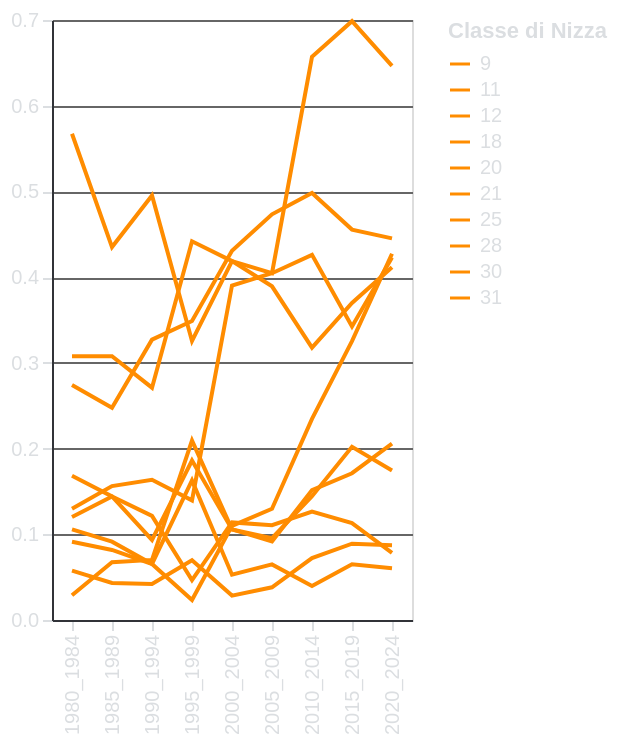

Express this chart as Vega-Lite.
### Vega-Lite specification from a JSON file in a GitHub repository (floating-point values rounded to 4 significant figures)
{"config": {"background": "transparent", "title": {"color": "#DBDEE1", "fontSize": 16}, "axis": {"domainColor": "#313338", "gridColor": "#666666", "tickColor": "#DBDEE1", "titleColor": "#DBDEE1", "labelColor": "#DBDEE1"}, "legend": {"labelColor": "#DBDEE1", "titleColor": "#DBDEE1"}}, "data": {"name": "data-3a41a3cf5e7c8bb83f643b38a96baf67"}, "mark": {"type": "line", "color": "darkorange"}, "encoding": {"color": {"field": "Nizza", "scale": {"domain": [9.0, 11.0, 12.0, 18.0, 20.0, 21.0, 25.0, 28.0, 30.0, 31.0], "range": ["darkorange"]}, "title": "Classe di Nizza", "type": "nominal"}, "detail": {"field": "Nizza", "type": "nominal"}, "opacity": {"condition": {"param": "Seleziona Classe di Nizza", "value": 1, "empty": true}, "value": 0.3}, "tooltip": [{"field": "Nizza", "title": "Classe di Nizza", "type": "nominal"}, {"field": "Description", "title": "Descrizione della Classe", "type": "nominal"}], "x": {"field": "lustro", "title": null, "type": "ordinal"}, "y": {"field": "normalized_counts", "title": null, "type": "quantitative"}}, "height": "container", "params": [{"name": "Seleziona Classe di Nizza", "select": {"type": "point", "fields": ["Nizza"]}, "bind": "legend"}, {"name": "param_33", "select": {"type": "interval", "encodings": []}, "bind": "scales"}], "width": "container", "$schema": "https://vega.github.io/schema/vega-lite/v5.8.0.json", "datasets": {"data-3a41a3cf5e7c8bb83f643b38a96baf67": [{"lustro": "1980_1984", "Nizza": 9.0, "Description": "apparecchi e strumenti per scopi scientifici o di ricerca, apparecchi audiovisivi e di tecnologia dell'informazione, nonché attrezzature per la sicurezza e il salvataggio di vite", "counts": 27, "num_videos": 208, "normalized_counts": 0.1298}, {"lustro": "1980_1984", "Nizza": 11.0, "Description": "apparecchi e installazioni per il controllo ambientale", "counts": 19, "num_videos": 208, "normalized_counts": 0.09135}, {"lustro": "1980_1984", "Nizza": 12.0, "Description": "veicoli e apparecchi per il trasporto di persone o merci via terra, aria o acqua", "counts": 57, "num_videos": 208, "normalized_counts": 0.274}, {"lustro": "1980_1984", "Nizza": 18.0, "Description": "pelle, imitazioni di pelle e alcuni beni fatti di quei materiali", "counts": 12, "num_videos": 208, "normalized_counts": 0.05769}, {"lustro": "1980_1984", "Nizza": 20.0, "Description": "mobili e loro parti", "counts": 22, "num_videos": 208, "normalized_counts": 0.1058}, {"lustro": "1980_1984", "Nizza": 21.0, "Description": "piccoli utensili e apparecchi a mano per uso domestico e da cucina", "counts": 118, "num_videos": 208, "normalized_counts": 0.5673}, {"lustro": "1980_1984", "Nizza": 25.0, "Description": "abbigliamento, calzature e copricapi per esseri umani", "counts": 25, "num_videos": 208, "normalized_counts": 0.1202}, {"lustro": "1980_1984", "Nizza": 28.0, "Description": "giocattoli, apparecchi per giocare, attrezzature sportive, articoli per il divertimento e la novità", "counts": 6, "num_videos": 208, "normalized_counts": 0.02885}, {"lustro": "1980_1984", "Nizza": 30.0, "Description": "alimenti di origine vegetale, ad eccezione di frutta e verdura, preparati o conservati per il consumo, nonché ausiliari destinati al miglioramento del sapore degli alimenti", "counts": 35, "num_videos": 208, "normalized_counts": 0.1683}, {"lustro": "1980_1984", "Nizza": 31.0, "Description": "prodotti terrestri e marini non sottoposti ad alcuna forma di preparazione per il consumo, animali vivi e piante, nonché alimenti per animali", "counts": 64, "num_videos": 208, "normalized_counts": 0.3077}, {"lustro": "1985_1989", "Nizza": 9.0, "Description": "apparecchi e strumenti per scopi scientifici o di ricerca, apparecchi audiovisivi e di tecnologia dell'informazione, nonché attrezzature per la sicurezza e il salvataggio di vite", "counts": 65, "num_videos": 416, "normalized_counts": 0.1562}, {"lustro": "1985_1989", "Nizza": 11.0, "Description": "apparecchi e installazioni per il controllo ambientale", "counts": 34, "num_videos": 416, "normalized_counts": 0.08173}, {"lustro": "1985_1989", "Nizza": 12.0, "Description": "veicoli e apparecchi per il trasporto di persone o merci via terra, aria o acqua", "counts": 103, "num_videos": 416, "normalized_counts": 0.2476}, {"lustro": "1985_1989", "Nizza": 18.0, "Description": "pelle, imitazioni di pelle e alcuni beni fatti di quei materiali", "counts": 18, "num_videos": 416, "normalized_counts": 0.04327}, {"lustro": "1985_1989", "Nizza": 20.0, "Description": "mobili e loro parti", "counts": 38, "num_videos": 416, "normalized_counts": 0.09135}, {"lustro": "1985_1989", "Nizza": 21.0, "Description": "piccoli utensili e apparecchi a mano per uso domestico e da cucina", "counts": 181, "num_videos": 416, "normalized_counts": 0.4351}, {"lustro": "1985_1989", "Nizza": 25.0, "Description": "abbigliamento, calzature e copricapi per esseri umani", "counts": 60, "num_videos": 416, "normalized_counts": 0.1442}, {"lustro": "1985_1989", "Nizza": 28.0, "Description": "giocattoli, apparecchi per giocare, attrezzature sportive, articoli per il divertimento e la novità", "counts": 28, "num_videos": 416, "normalized_counts": 0.06731}, {"lustro": "1985_1989", "Nizza": 30.0, "Description": "alimenti di origine vegetale, ad eccezione di frutta e verdura, preparati o conservati per il consumo, nonché ausiliari destinati al miglioramento del sapore degli alimenti", "counts": 60, "num_videos": 416, "normalized_counts": 0.1442}, {"lustro": "1985_1989", "Nizza": 31.0, "Description": "prodotti terrestri e marini non sottoposti ad alcuna forma di preparazione per il consumo, animali vivi e piante, nonché alimenti per animali", "counts": 128, "num_videos": 416, "normalized_counts": 0.3077}, {"lustro": "1990_1994", "Nizza": 9.0, "Description": "apparecchi e strumenti per scopi scientifici o di ricerca, apparecchi audiovisivi e di tecnologia dell'informazione, nonché attrezzature per la sicurezza e il salvataggio di vite", "counts": 35, "num_videos": 214, "normalized_counts": 0.1636}, {"lustro": "1990_1994", "Nizza": 11.0, "Description": "apparecchi e installazioni per il controllo ambientale", "counts": 14, "num_videos": 214, "normalized_counts": 0.06542}, {"lustro": "1990_1994", "Nizza": 12.0, "Description": "veicoli e apparecchi per il trasporto di persone o merci via terra, aria o acqua", "counts": 70, "num_videos": 214, "normalized_counts": 0.3271}, {"lustro": "1990_1994", "Nizza": 18.0, "Description": "pelle, imitazioni di pelle e alcuni beni fatti di quei materiali", "counts": 9, "num_videos": 214, "normalized_counts": 0.04206}, {"lustro": "1990_1994", "Nizza": 20.0, "Description": "mobili e loro parti", "counts": 14, "num_videos": 214, "normalized_counts": 0.06542}, {"lustro": "1990_1994", "Nizza": 21.0, "Description": "piccoli utensili e apparecchi a mano per uso domestico e da cucina", "counts": 106, "num_videos": 214, "normalized_counts": 0.4953}, {"lustro": "1990_1994", "Nizza": 25.0, "Description": "abbigliamento, calzature e copricapi per esseri umani", "counts": 26, "num_videos": 214, "normalized_counts": 0.1215}, {"lustro": "1990_1994", "Nizza": 28.0, "Description": "giocattoli, apparecchi per giocare, attrezzature sportive, articoli per il divertimento e la novità", "counts": 15, "num_videos": 214, "normalized_counts": 0.07009}, {"lustro": "1990_1994", "Nizza": 30.0, "Description": "alimenti di origine vegetale, ad eccezione di frutta e verdura, preparati o conservati per il consumo, nonché ausiliari destinati al miglioramento del sapore degli alimenti", "counts": 20, "num_videos": 214, "normalized_counts": 0.09346}, {"lustro": "1990_1994", "Nizza": 31.0, "Description": "prodotti terrestri e marini non sottoposti ad alcuna forma di preparazione per il consumo, animali vivi e piante, nonché alimenti per animali", "counts": 58, "num_videos": 214, "normalized_counts": 0.271}, {"lustro": "1995_1999", "Nizza": 9.0, "Description": "apparecchi e strumenti per scopi scientifici o di ricerca, apparecchi audiovisivi e di tecnologia dell'informazione, nonché attrezzature per la sicurezza e il salvataggio di vite", "counts": 6, "num_videos": 43, "normalized_counts": 0.1395}, {"lustro": "1995_1999", "Nizza": 11.0, "Description": "apparecchi e installazioni per il controllo ambientale", "counts": 7, "num_videos": 43, "normalized_counts": 0.1628}, {"lustro": "1995_1999", "Nizza": 12.0, "Description": "veicoli e apparecchi per il trasporto di persone o merci via terra, aria o acqua", "counts": 15, "num_videos": 43, "normalized_counts": 0.3488}, {"lustro": "1995_1999", "Nizza": 18.0, "Description": "pelle, imitazioni di pelle e alcuni beni fatti di quei materiali", "counts": 3, "num_videos": 43, "normalized_counts": 0.06977}, {"lustro": "1995_1999", "Nizza": 20.0, "Description": "mobili e loro parti", "counts": 1, "num_videos": 43, "normalized_counts": 0.02326}, {"lustro": "1995_1999", "Nizza": 21.0, "Description": "piccoli utensili e apparecchi a mano per uso domestico e da cucina", "counts": 14, "num_videos": 43, "normalized_counts": 0.3256}, {"lustro": "1995_1999", "Nizza": 25.0, "Description": "abbigliamento, calzature e copricapi per esseri umani", "counts": 2, "num_videos": 43, "normalized_counts": 0.04651}, {"lustro": "1995_1999", "Nizza": 28.0, "Description": "giocattoli, apparecchi per giocare, attrezzature sportive, articoli per il divertimento e la novità", "counts": 9, "num_videos": 43, "normalized_counts": 0.2093}, {"lustro": "1995_1999", "Nizza": 30.0, "Description": "alimenti di origine vegetale, ad eccezione di frutta e verdura, preparati o conservati per il consumo, nonché ausiliari destinati al miglioramento del sapore degli alimenti", "counts": 8, "num_videos": 43, "normalized_counts": 0.186}, {"lustro": "1995_1999", "Nizza": 31.0, "Description": "prodotti terrestri e marini non sottoposti ad alcuna forma di preparazione per il consumo, animali vivi e piante, nonché alimenti per animali", "counts": 19, "num_videos": 43, "normalized_counts": 0.4419}, {"lustro": "2000_2004", "Nizza": 9.0, "Description": "apparecchi e strumenti per scopi scientifici o di ricerca, apparecchi audiovisivi e di tecnologia dell'informazione, nonché attrezzature per la sicurezza e il salvataggio di vite", "counts": 96, "num_videos": 246, "normalized_counts": 0.3902}, {"lustro": "2000_2004", "Nizza": 11.0, "Description": "apparecchi e installazioni per il controllo ambientale", "counts": 13, "num_videos": 246, "normalized_counts": 0.05285}, {"lustro": "2000_2004", "Nizza": 12.0, "Description": "veicoli e apparecchi per il trasporto di persone o merci via terra, aria o acqua", "counts": 106, "num_videos": 246, "normalized_counts": 0.4309}, {"lustro": "2000_2004", "Nizza": 18.0, "Description": "pelle, imitazioni di pelle e alcuni beni fatti di quei materiali", "counts": 7, "num_videos": 246, "normalized_counts": 0.02846}, {"lustro": "2000_2004", "Nizza": 20.0, "Description": "mobili e loro parti", "counts": 27, "num_videos": 246, "normalized_counts": 0.1098}, {"lustro": "2000_2004", "Nizza": 21.0, "Description": "piccoli utensili e apparecchi a mano per uso domestico e da cucina", "counts": 103, "num_videos": 246, "normalized_counts": 0.4187}, {"lustro": "2000_2004", "Nizza": 25.0, "Description": "abbigliamento, calzature e copricapi per esseri umani", "counts": 28, "num_videos": 246, "normalized_counts": 0.1138}, {"lustro": "2000_2004", "Nizza": 28.0, "Description": "giocattoli, apparecchi per giocare, attrezzature sportive, articoli per il divertimento e la novità", "counts": 26, "num_videos": 246, "normalized_counts": 0.1057}, {"lustro": "2000_2004", "Nizza": 30.0, "Description": "alimenti di origine vegetale, ad eccezione di frutta e verdura, preparati o conservati per il consumo, nonché ausiliari destinati al miglioramento del sapore degli alimenti", "counts": 26, "num_videos": 246, "normalized_counts": 0.1057}, {"lustro": "2000_2004", "Nizza": 31.0, "Description": "prodotti terrestri e marini non sottoposti ad alcuna forma di preparazione per il consumo, animali vivi e piante, nonché alimenti per animali", "counts": 103, "num_videos": 246, "normalized_counts": 0.4187}, {"lustro": "2005_2009", "Nizza": 9.0, "Description": "apparecchi e strumenti per scopi scientifici o di ricerca, apparecchi audiovisivi e di tecnologia dell'informazione, nonché attrezzature per la sicurezza e il salvataggio di vite", "counts": 106, "num_videos": 262, "normalized_counts": 0.4046}, {"lustro": "2005_2009", "Nizza": 11.0, "Description": "apparecchi e installazioni per il controllo ambientale", "counts": 17, "num_videos": 262, "normalized_counts": 0.06489}, {"lustro": "2005_2009", "Nizza": 12.0, "Description": "veicoli e apparecchi per il trasporto di persone o merci via terra, aria o acqua", "counts": 124, "num_videos": 262, "normalized_counts": 0.4733}, {"lustro": "2005_2009", "Nizza": 18.0, "Description": "pelle, imitazioni di pelle e alcuni beni fatti di quei materiali", "counts": 10, "num_videos": 262, "normalized_counts": 0.03817}, {"lustro": "2005_2009", "Nizza": 20.0, "Description": "mobili e loro parti", "counts": 34, "num_videos": 262, "normalized_counts": 0.1298}, {"lustro": "2005_2009", "Nizza": 21.0, "Description": "piccoli utensili e apparecchi a mano per uso domestico e da cucina", "counts": 106, "num_videos": 262, "normalized_counts": 0.4046}, {"lustro": "2005_2009", "Nizza": 25.0, "Description": "abbigliamento, calzature e copricapi per esseri umani", "counts": 29, "num_videos": 262, "normalized_counts": 0.1107}, {"lustro": "2005_2009", "Nizza": 28.0, "Description": "giocattoli, apparecchi per giocare, attrezzature sportive, articoli per il divertimento e la novità", "counts": 25, "num_videos": 262, "normalized_counts": 0.09542}, {"lustro": "2005_2009", "Nizza": 30.0, "Description": "alimenti di origine vegetale, ad eccezione di frutta e verdura, preparati o conservati per il consumo, nonché ausiliari destinati al miglioramento del sapore degli alimenti", "counts": 24, "num_videos": 262, "normalized_counts": 0.0916}, {"lustro": "2005_2009", "Nizza": 31.0, "Description": "prodotti terrestri e marini non sottoposti ad alcuna forma di preparazione per il consumo, animali vivi e piante, nonché alimenti per animali", "counts": 102, "num_videos": 262, "normalized_counts": 0.3893}, {"lustro": "2010_2014", "Nizza": 9.0, "Description": "apparecchi e strumenti per scopi scientifici o di ricerca, apparecchi audiovisivi e di tecnologia dell'informazione, nonché attrezzature per la sicurezza e il salvataggio di vite", "counts": 118, "num_videos": 277, "normalized_counts": 0.426}, {"lustro": "2010_2014", "Nizza": 11.0, "Description": "apparecchi e installazioni per il controllo ambientale", "counts": 11, "num_videos": 277, "normalized_counts": 0.03971}, {"lustro": "2010_2014", "Nizza": 12.0, "Description": "veicoli e apparecchi per il trasporto di persone o merci via terra, aria o acqua", "counts": 138, "num_videos": 277, "normalized_counts": 0.4982}, {"lustro": "2010_2014", "Nizza": 18.0, "Description": "pelle, imitazioni di pelle e alcuni beni fatti di quei materiali", "counts": 20, "num_videos": 277, "normalized_counts": 0.0722}, {"lustro": "2010_2014", "Nizza": 20.0, "Description": "mobili e loro parti", "counts": 65, "num_videos": 277, "normalized_counts": 0.2347}, {"lustro": "2010_2014", "Nizza": 21.0, "Description": "piccoli utensili e apparecchi a mano per uso domestico e da cucina", "counts": 182, "num_videos": 277, "normalized_counts": 0.657}, {"lustro": "2010_2014", "Nizza": 25.0, "Description": "abbigliamento, calzature e copricapi per esseri umani", "counts": 35, "num_videos": 277, "normalized_counts": 0.1264}, {"lustro": "2010_2014", "Nizza": 28.0, "Description": "giocattoli, apparecchi per giocare, attrezzature sportive, articoli per il divertimento e la novità", "counts": 40, "num_videos": 277, "normalized_counts": 0.1444}, {"lustro": "2010_2014", "Nizza": 30.0, "Description": "alimenti di origine vegetale, ad eccezione di frutta e verdura, preparati o conservati per il consumo, nonché ausiliari destinati al miglioramento del sapore degli alimenti", "counts": 42, "num_videos": 277, "normalized_counts": 0.1516}, {"lustro": "2010_2014", "Nizza": 31.0, "Description": "prodotti terrestri e marini non sottoposti ad alcuna forma di preparazione per il consumo, animali vivi e piante, nonché alimenti per animali", "counts": 88, "num_videos": 277, "normalized_counts": 0.3177}, {"lustro": "2015_2019", "Nizza": 9.0, "Description": "apparecchi e strumenti per scopi scientifici o di ricerca, apparecchi audiovisivi e di tecnologia dell'informazione, nonché attrezzature per la sicurezza e il salvataggio di vite", "counts": 100, "num_videos": 292, "normalized_counts": 0.3425}, {"lustro": "2015_2019", "Nizza": 11.0, "Description": "apparecchi e installazioni per il controllo ambientale", "counts": 19, "num_videos": 292, "normalized_counts": 0.06507}, {"lustro": "2015_2019", "Nizza": 12.0, "Description": "veicoli e apparecchi per il trasporto di persone o merci via terra, aria o acqua", "counts": 133, "num_videos": 292, "normalized_counts": 0.4555}, {"lustro": "2015_2019", "Nizza": 18.0, "Description": "pelle, imitazioni di pelle e alcuni beni fatti di quei materiali", "counts": 26, "num_videos": 292, "normalized_counts": 0.08904}, {"lustro": "2015_2019", "Nizza": 20.0, "Description": "mobili e loro parti", "counts": 95, "num_videos": 292, "normalized_counts": 0.3253}, {"lustro": "2015_2019", "Nizza": 21.0, "Description": "piccoli utensili e apparecchi a mano per uso domestico e da cucina", "counts": 204, "num_videos": 292, "normalized_counts": 0.6986}, {"lustro": "2015_2019", "Nizza": 25.0, "Description": "abbigliamento, calzature e copricapi per esseri umani", "counts": 33, "num_videos": 292, "normalized_counts": 0.113}, {"lustro": "2015_2019", "Nizza": 28.0, "Description": "giocattoli, apparecchi per giocare, attrezzature sportive, articoli per il divertimento e la novità", "counts": 59, "num_videos": 292, "normalized_counts": 0.2021}, {"lustro": "2015_2019", "Nizza": 30.0, "Description": "alimenti di origine vegetale, ad eccezione di frutta e verdura, preparati o conservati per il consumo, nonché ausiliari destinati al miglioramento del sapore degli alimenti", "counts": 50, "num_videos": 292, "normalized_counts": 0.1712}, {"lustro": "2015_2019", "Nizza": 31.0, "Description": "prodotti terrestri e marini non sottoposti ad alcuna forma di preparazione per il consumo, animali vivi e piante, nonché alimenti per animali", "counts": 108, "num_videos": 292, "normalized_counts": 0.3699}, {"lustro": "2020_2024", "Nizza": 9.0, "Description": "apparecchi e strumenti per scopi scientifici o di ricerca, apparecchi audiovisivi e di tecnologia dell'informazione, nonché attrezzature per la sicurezza e il salvataggio di vite", "counts": 189, "num_videos": 447, "normalized_counts": 0.4228}, {"lustro": "2020_2024", "Nizza": 11.0, "Description": "apparecchi e installazioni per il controllo ambientale", "counts": 27, "num_videos": 447, "normalized_counts": 0.0604}, {"lustro": "2020_2024", "Nizza": 12.0, "Description": "veicoli e apparecchi per il trasporto di persone o merci via terra, aria o acqua", "counts": 199, "num_videos": 447, "normalized_counts": 0.4452}, {"lustro": "2020_2024", "Nizza": 18.0, "Description": "pelle, imitazioni di pelle e alcuni beni fatti di quei materiali", "counts": 39, "num_videos": 447, "normalized_counts": 0.08725}, {"lustro": "2020_2024", "Nizza": 20.0, "Description": "mobili e loro parti", "counts": 191, "num_videos": 447, "normalized_counts": 0.4273}, {"lustro": "2020_2024", "Nizza": 21.0, "Description": "piccoli utensili e apparecchi a mano per uso domestico e da cucina", "counts": 289, "num_videos": 447, "normalized_counts": 0.6465}, {"lustro": "2020_2024", "Nizza": 25.0, "Description": "abbigliamento, calzature e copricapi per esseri umani", "counts": 35, "num_videos": 447, "normalized_counts": 0.0783}, {"lustro": "2020_2024", "Nizza": 28.0, "Description": "giocattoli, apparecchi per giocare, attrezzature sportive, articoli per il divertimento e la novità", "counts": 78, "num_videos": 447, "normalized_counts": 0.1745}, {"lustro": "2020_2024", "Nizza": 30.0, "Description": "alimenti di origine vegetale, ad eccezione di frutta e verdura, preparati o conservati per il consumo, nonché ausiliari destinati al miglioramento del sapore degli alimenti", "counts": 92, "num_videos": 447, "normalized_counts": 0.2058}, {"lustro": "2020_2024", "Nizza": 31.0, "Description": "prodotti terrestri e marini non sottoposti ad alcuna forma di preparazione per il consumo, animali vivi e piante, nonché alimenti per animali", "counts": 184, "num_videos": 447, "normalized_counts": 0.4116}]}}
